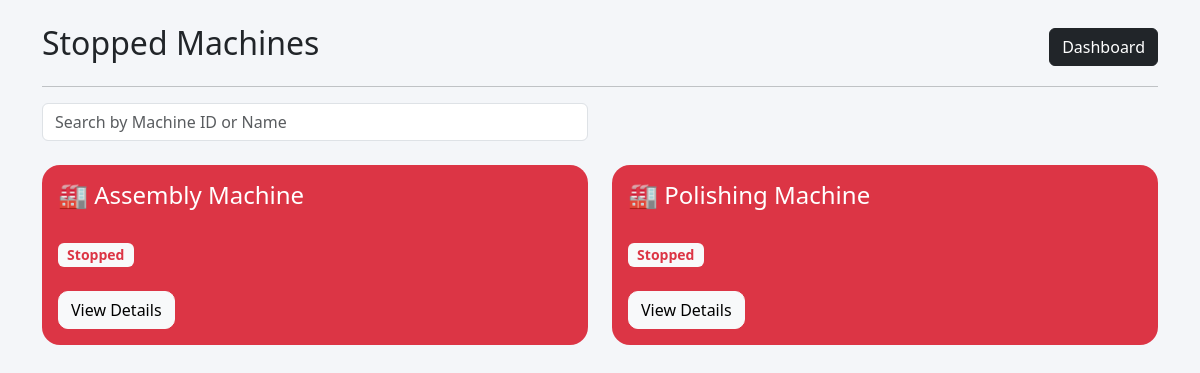
The app's page /stopped/ with its own data.
### factory/models.py (models this page shows, shortened)
class Machine(models.Model):
    MACHINE_STATUS = [
        ('Running', 'Running'),
        ('Stopped', 'Stopped'),
        ('Maintenance', 'Maintenance'),
    ]
    name = models.CharField(max_length=100)
    status = models.CharField(
        max_length=20,
        choices=MACHINE_STATUS,
        default='Running'
    )
    production_rate = models.IntegerField(
        help_text="Items produced per hour"
    )
    working_hours = models.IntegerField()
    temperature = models.FloatField(
        default=0.0,
        help_text="Current machine temperature in °C"
    )
    machine_health = models.FloatField(
        default=100.0,
        help_text="Machine health score from 0 to 100"
    )
    target_production = models.IntegerField(
        default=0,
        help_text="Target number of items to be produced"
    )
    def total_production(self):
        return self.production_rate * self.working_hours
    def efficiency(self):
        if self.target_production == 0:
            return 0
        return round(
            (self.total_production() / self.target_production) * 100,
            2
        )

### factory/views.py (the view)
def stopped_machines(request):
    context = get_dashboard_context(
        Machine.objects.filter(
            status='Stopped'
        )
    )
    context["page_title"] = "Stopped Machines"
    return render(
        request,
        "factory/all_machines.html",
        context
    )

### factory/templates/factory/all_machines.html (shortened to what this page needs)
<!DOCTYPE html>
<html>
<head>
    <link href="https://cdn.jsdelivr.net/npm/bootstrap@5.3.3/dist/css/bootstrap.min.css"
          rel="stylesheet">
</head>
<body>
<div class="container mt-4">
    <div class="d-flex justify-content-between align-items-center">
        <h2>
            {{ page_title }}
        </h2>
        <a href="/dashboard/"
           class="btn btn-dark">
            Dashboard
        </a>
    </div>
    <hr>
    <div class="row mb-4">
        <div class="col-md-6">
            <input
                type="text"
                id="machineSearch"
                class="form-control"
                placeholder="Search by Machine ID or Name">
        </div>
    </div>
    <div class="row">
        {% for machine in machines %}
        <div class="col-md-6 mb-4 machine-item"
             data-id="{{ machine.id }}"
             data-name="{{ machine.name|lower }}">
            <div class="card machine-card
                {% if machine.status == 'Running' %}
                    running
                {% elif machine.status == 'Stopped' %}
                    stopped
                {% else %}
                    maintenance
                {% endif %}
            ">
                <div class="card-body">
                    <h4>
                        🏭 {{ machine.name }}
                    </h4>
                    <br>
                    {% if machine.status == 'Running' %}
                        <span class="badge bg-light text-success status-badge">
                            Running
                        </span>
                    {% elif machine.status == 'Stopped' %}
                        <span class="badge bg-light text-danger status-badge">
                            Stopped
                        </span>
                    {% else %}
                        <span class="badge bg-light text-dark status-badge">
                            Maintenance
                        </span>
                    {% endif %}
                    <br><br>
                    <button
                        class="btn btn-light detail-btn"
                        data-bs-toggle="modal"
                        data-bs-target="#machine{{ machine.id }}">
                        View Details
                    </button>
                </div>
            </div>
        </div>
        {% endfor %}
    </div>
</div>
</body>
</html>

### factory/templates/factory/all_machines.html (style rules this page uses)
body { background:#f4f6f9; }
.machine-card { border:none; border-radius:18px; transition:0.3s; color:white; min-height:180px; }
.stopped { background:#dc3545; }
.status-badge { font-size:14px; }
.detail-btn { border-radius:10px; }

### records on screen
Machine: name "Assembly Machine", status "Stopped"
Machine: name "Polishing Machine", status "Stopped"

### other values on screen
{{ page_title }} "Stopped Machines"
